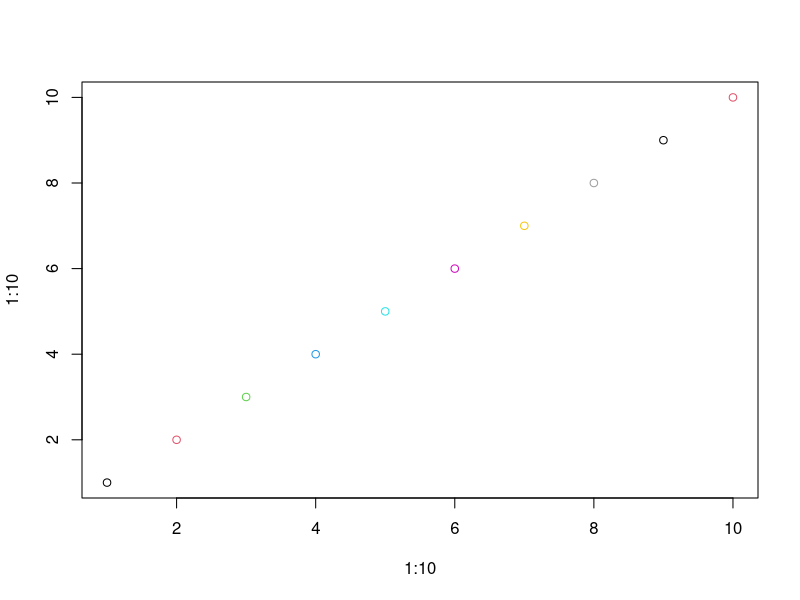

This figure's R source:
## ---- chunk 1
library(magrittr)
## ---- chunk 2
x <- args(biplot)
print(x)
## ---- chunk 3
plot(1:10,1:10,col=1:10)
